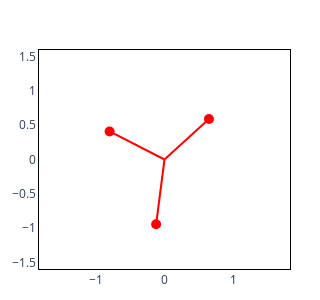

This figure's notebook cell:
### Code cell
# Now, plot how the model has learned to represent the datapoints

hidden_states = model(batch, return_hidden_states=True) # [batch_size=3 instances=1 d_hidden=2]

visualise_2d_superposition(
    values = einops.rearrange(hidden_states, "b i h -> i b h"),
    colors = "red",
    width = 300,
    height = 300,
)

### Figure 1 — Plotly figure (JSON) as saved in the notebook; plotly's stock layout.template omitted (floating-point values rounded to 4 significant figures)
{"data": [{"line": {"color": "red", "width": 2}, "mode": "lines", "showlegend": false, "type": "scatter", "x": [0, -0.7995], "xaxis": "x", "y": [0, 0.4085], "yaxis": "y"}, {"marker": {"color": "red", "size": 10}, "mode": "markers", "showlegend": false, "type": "scatter", "x": [-0.7995], "xaxis": "x", "y": [0.4085], "yaxis": "y"}, {"line": {"color": "red", "width": 2}, "mode": "lines", "showlegend": false, "type": "scatter", "x": [0, -0.1218], "xaxis": "x", "y": [0, -0.9431], "yaxis": "y"}, {"marker": {"color": "red", "size": 10}, "mode": "markers", "showlegend": false, "type": "scatter", "x": [-0.1218], "xaxis": "x", "y": [-0.9431], "yaxis": "y"}, {"line": {"color": "red", "width": 2}, "mode": "lines", "showlegend": false, "type": "scatter", "x": [0, 0.6476], "xaxis": "x", "y": [0, 0.5909], "yaxis": "y"}, {"marker": {"color": "red", "size": 10}, "mode": "markers", "showlegend": false, "type": "scatter", "x": [0.6476], "xaxis": "x", "y": [0.5909], "yaxis": "y"}], "layout": {"height": 300, "margin": {"b": 30, "l": 30, "r": 30, "t": 50}, "plot_bgcolor": "white", "title": {}, "width": 300, "xaxis": {"anchor": "y", "domain": [0, 1], "linecolor": "black", "linewidth": 1, "mirror": true, "range": [-1.5, 1.5], "showline": true, "showticklabels": true}, "yaxis": {"anchor": "x", "domain": [0, 1], "linecolor": "black", "linewidth": 1, "mirror": true, "range": [-1.5, 1.5], "scaleanchor": "x", "scaleratio": 1, "showline": true, "showticklabels": true}}}
